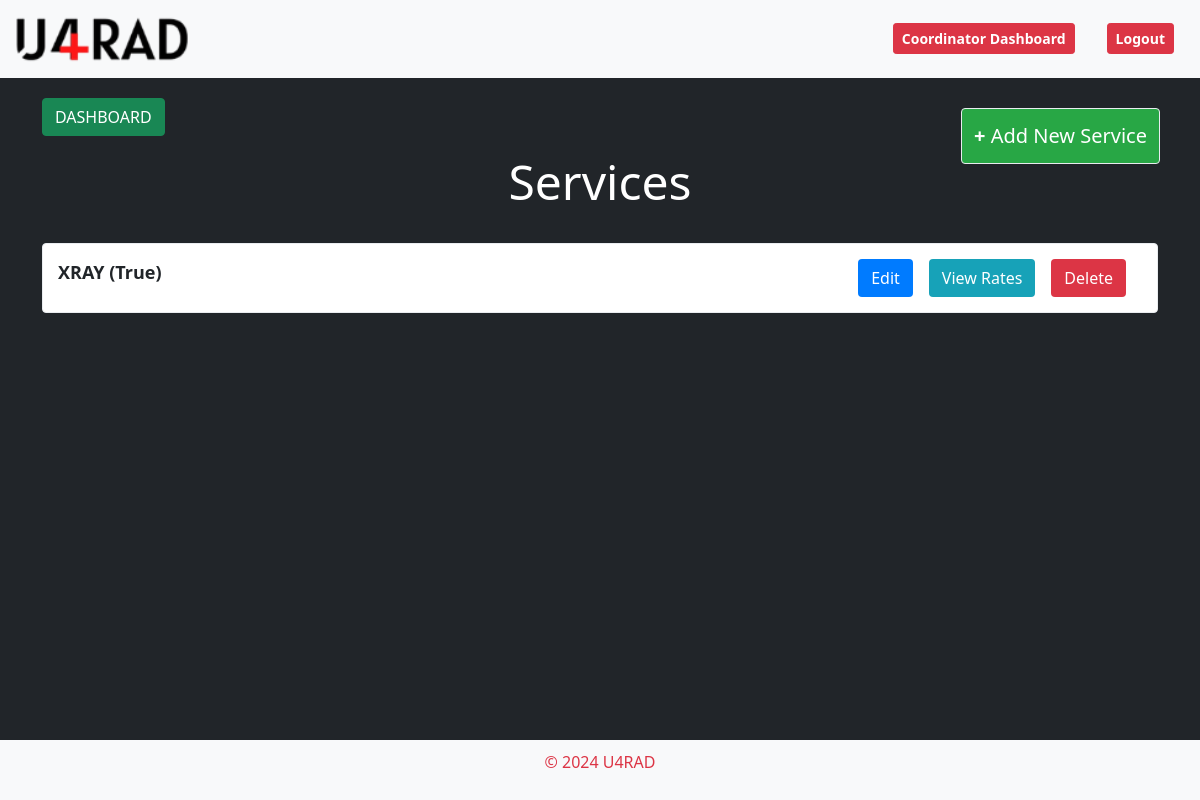
/services/, run on an earlier commit of the app's database.
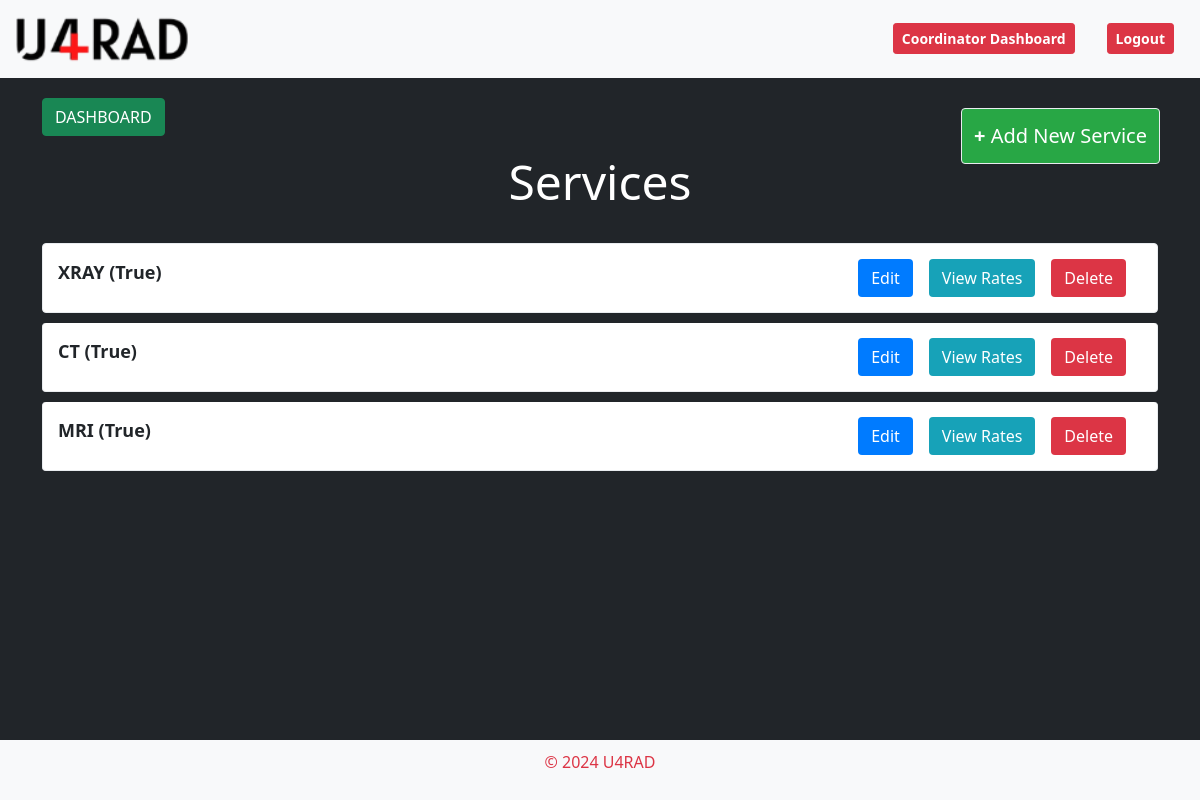
And on a later commit of the database.
### services/models/models.py (models this page shows, shortened)
class Service(models.Model):
    service_name = models.CharField(max_length=100)
    is_active = models.BooleanField(default=True)
    added_date = models.DateTimeField(auto_now_add=True)
    added_by = models.ForeignKey(User, related_name='services_added', on_delete=models.CASCADE)
    modified_date = models.DateTimeField(auto_now=True)
    modified_by = models.ForeignKey(User, related_name='services_modified', on_delete=models.CASCADE)

### services/views.py (the view)
# urls.py: path('services/', views.service_list, name='service_list'),
def service_list(request):
    services = Service.objects.all()
    return render(request, 'services/service_list.html', {'services': services})

### services/templates/services/service_list.html (shortened to what this page needs)
{% extends 'services/base_generic.html' %}
{% block content %}
<div class="container services-container">
  <button class="btn-add-service" onclick="window.location.href='{% url 'service_create' %}'"><strong>+ </strong>Add New Service</button>
  <button class="btn btn-success" onclick="window.location.href='{% url 'coordinator_dashboard' %}'">DASHBOARD</button>
  <div class="services-header">
    Services
  </div>
  <ul class="list-group">
    {% for service in services %}
    <li class="list-group-item">
      <div class="service-name">
        {{ service.service_name }} ({{ service.is_active }})
        <button class="btn btn-delete" onclick="window.location.href='{% url 'service_delete' service.id %}'">Delete</button>
        <button class="btn btn-view-rates" onclick="window.location.href='{% url 'service_rate_list' service.id %}'">View Rates</button>
        <button class="btn btn-edit" onclick="window.location.href='{% url 'service_update' service.id %}'">Edit</button>
      </div>
    </li>
    {% endfor %}
  </ul>
</div>
{% endblock %}

### services/templates/services/base_generic.html (shortened to what this page needs)
<!DOCTYPE html>
<html>
<head>
  {% load static %}
  <link rel="stylesheet" type="text/css" href="{% static 'css/styles.css' %}">
  <link href="https://cdn.jsdelivr.net/npm/bootstrap@5.0.2/dist/css/bootstrap.min.css" rel="stylesheet">
</head>
<body class="bg-dark">
  <nav class="navbar navbar-dark bg-light">
    <img src="{% static 'logo.png' %}"  style="width: 185px" alt="U4RAD" />
    <div class="ms-auto d-flex">
      {% if request.resolver_match.url_name == 'service_list' or request.resolver_match.url_name == 'coordinator_dashboard' %}
      <a href="/coordinator" class="nav-link">
        <button class="coordinator-button btn btn-sm btn-danger"><strong>Coordinator Dashboard</strong></button>
      </a>
      {% endif %}
      <a href="/logout" class="nav-link">
        <button class="logout-button btn btn-sm btn-danger"><strong>Logout</strong></button>
      </a>
    </div>
  </nav>
  <div>
    {% block content %}{% endblock %}
  </div>
  <footer class="bg-light text-danger">
    <p>&copy; 2024 U4RAD</p>
  </footer>
</body>
</html>

### services/static/css/styles.css (style rules this page uses)
body { font-family: Arial, sans-serif; margin: 0; padding: 0; background-color: #f4f4f4; }
nav { background-color: #444; color: #fff; padding: 10px; }
footer { background-color: #333; color: #fff; text-align: center; padding: 10px 0; position: fixed; bottom: 0; width: 100%; }
button { padding: 10px 20px; background-color: #5cb85c; border: none; color: #fff; cursor: pointer; }

### services/templates/services/base_generic.html (style rules this page uses)
body { margin: 0; padding: 0; box-sizing: border-box; }

### services/templates/services/service_list.html (style rules this page uses)
.services-container { margin-top: 20px; position: relative; }
.services-header { padding: 10px 15px; margin-bottom: 15px; border-radius: 4px; font-size: 48px; color: white; text-align: center; }
.list-group { margin-bottom: 20px; }
.list-group-item { padding: 15px; margin-bottom: 10px; background-color: #ffffff; border: 1px solid #e9ecef; border-radius: 4px; display: flex; justify-content: space-between; align-items: center; }
.btn-add-service { position: absolute; top: 10px; right: 10px; background-color: #28a745; color: white; padding:12px; border: 1px solid #e9ecef; border-radius: 4px; font-size: 20px; cursor: pointer; }
.service-name { font-size: 18px; font-weight: bold; flex: 1; }
.btn-edit { background-color: #007bff; color: white; float: inline-end; margin-right: 1rem; }
.btn-delete { background-color: #dc3545; color: white; float: inline-end; margin-right: 1rem; }
.btn-view-rates { background-color: #17a2b8; color: white; float: inline-end; margin-right: 1rem; }

What changed in the data, as far as the page shows it:
added Service: service_name "CT", is_active "True"
added Service: service_name "MRI", is_active "True"
